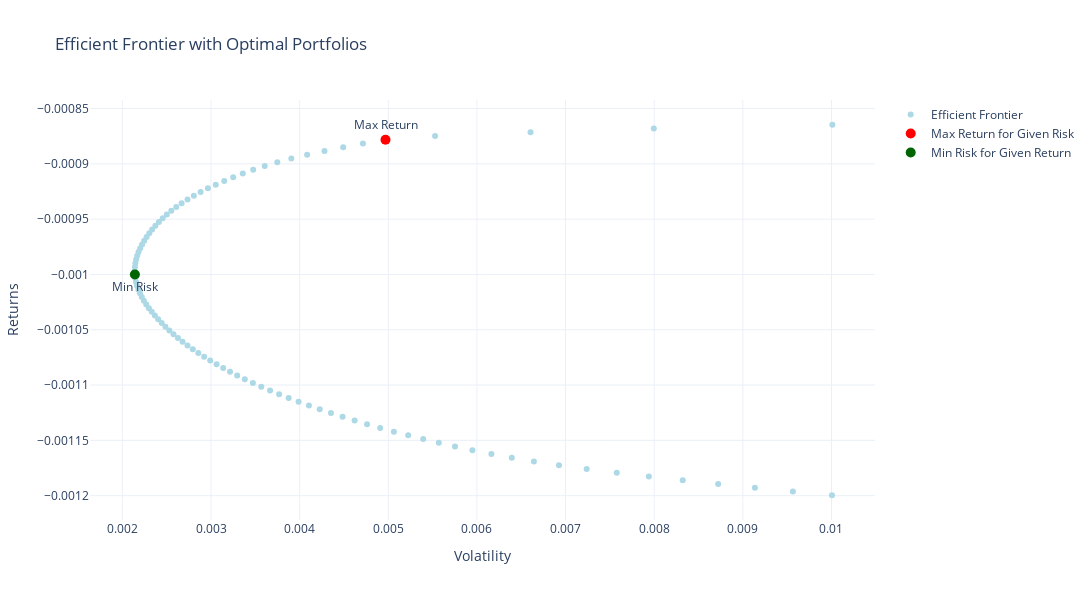

The code cell stored with this chart in its notebook:
### Code cell
import numpy as np
import pandas as pd
from scipy.optimize import minimize
import plotly.graph_objects as go

# Simulated market data
np.random.seed(42)
num_assets = 22
num_portfolios = 10000
stocks = [f"Stock {i+1}" for i in range(num_assets)]

# Simulating historical returns with a negative skew
returns = np.random.normal(loc=-0.001, scale=0.01, size=(num_assets, num_portfolios))
mean_returns = np.mean(returns, axis=1)
cov_matrix = np.cov(returns)

# Calculate portfolio performance
def portfolio_performance(weights, mean_returns, cov_matrix):
    returns = np.sum(mean_returns * weights)
    std = np.sqrt(np.dot(weights.T, np.dot(cov_matrix, weights)))
    return std, returns

# Generate portfolios across a range of target returns
target_returns = np.linspace(mean_returns.min(), mean_returns.max(), 100)

# Store all portfolios
all_portfolios = []

# Objective function to minimize (minimize volatility)
def objective(weights):
    return portfolio_performance(weights, mean_returns, cov_matrix)[0]

# Constraints: weights sum to 1 and achieve target return
def constraint1(weights):
    return np.sum(weights) - 1

def target_return_constraint(weights, target):
    return portfolio_performance(weights, mean_returns, cov_matrix)[1] - target

bounds = tuple((0, 1) for _ in range(num_assets))

# For each target return, find the portfolio with the minimum volatility
for t_ret in target_returns:
    constraints = [
        {'type': 'eq', 'fun': constraint1},
        {'type': 'eq', 'fun': lambda w: target_return_constraint(w, t_ret)}
    ]
    result = minimize(objective, num_assets * [1. / num_assets], method='SLSQP', bounds=bounds, constraints=constraints)
    if result.success:
        std, ret = portfolio_performance(result.x, mean_returns, cov_matrix)
        all_portfolios.append([std, ret, result.x])

# Data for plot
portfolios_df = pd.DataFrame(all_portfolios, columns=['Volatility', 'Returns', 'Weights'])
portfolios_df.sort_values('Volatility', inplace=True)

# Find optimal portfolios
target_volatility = 0.005  # Example target volatility
portfolio_max_return = portfolios_df[portfolios_df['Volatility'] <= target_volatility].nlargest(1, 'Returns')

target_return = -0.001  # Example target return
portfolio_min_risk = portfolios_df[portfolios_df['Returns'] <= target_return].nsmallest(1, 'Volatility')

# Display portfolio compositions
def display_portfolio_composition(portfolio, title):
    weights = np.round(portfolio.iloc[0]['Weights'] * 100, 2)
    composition_df = pd.DataFrame(weights, index=stocks, columns=['Weight %'])
    print(f"{title} Portfolio Composition:\n{composition_df}\n")

display_portfolio_composition(portfolio_max_return, "Maximum Return")
display_portfolio_composition(portfolio_min_risk, "Minimum Risk")

# Plotting
trace_all = go.Scatter(
    x=portfolios_df['Volatility'], 
    y=portfolios_df['Returns'], 
    mode='markers', 
    marker=dict(color='LightBlue'), 
    name='Efficient Frontier'
)

trace_max_return = go.Scatter(
    x=portfolio_max_return['Volatility'], 
    y=portfolio_max_return['Returns'], 
    mode='markers+text', 
    marker=dict(color='red', size=10), 
    name='Max Return for Given Risk', 
    text="Max Return", 
    textposition="top center"
)

trace_min_risk = go.Scatter(
    x=portfolio_min_risk['Volatility'], 
    y=portfolio_min_risk['Returns'], 
    mode='markers+text', 
    marker=dict(color='DarkGreen', size=10), 
    name='Min Risk for Given Return', 
    text="Min Risk", 
    textposition="bottom center"
)

layout = go.Layout(
    title='Efficient Frontier with Optimal Portfolios',
    xaxis=dict(title='Volatility'),
    yaxis=dict(title='Returns'),
    template='plotly_white',
    width=1200,
    height=600
)

fig = go.Figure(data=[trace_all, trace_max_return, trace_min_risk], layout=layout)
fig.show()

### Figure 1 — Plotly figure (JSON) as saved in the notebook; plotly's stock layout.template omitted (floating-point values rounded to 4 significant figures)
{"data": [{"marker": {"color": "LightBlue"}, "mode": "markers", "name": "Efficient Frontier", "type": "scatter", "x": [0.00214, 0.002141, 0.002142, 0.002146, 0.002147, 0.002154, 0.002155, 0.002165, 0.002167, 0.00218, 0.002182, 0.002198, 0.0022, 0.002219, 0.002222, 0.002243, 0.002246, 0.002269, 0.002273, 0.002299, 0.002303, 0.002331, 0.002336, 0.002366, 0.002372, 0.002404, 0.002412, 0.002444, 0.002455, 0.002486, 0.002501, 0.00253, 0.002552, 0.002577, 0.002608, 0.002626, 0.002668, 0.002679, 0.002735, 0.002735, 0.002794, 0.002806, 0.002857, 0.002882, 0.002922, 0.002965, 0.002991, 0.003054, 0.003063, 0.003137, 0.003149, 0.003214, 0.00325, 0.003295, 0.003358, 0.003381, 0.003472, 0.003476, 0.003567, 0.003606, 0.003666, 0.003748, 0.003768, 0.003876, 0.003906, 0.003988, 0.004084, 0.004104, 0.004226, 0.00428, 0.004353, 0.004484, 0.004491, 0.00462, 0.004714, 0.00476, 0.004908, 0.004968, 0.005063, 0.005225, 0.005394, 0.005528, 0.00557, 0.005752, 0.005949, 0.006163, 0.006393, 0.006605, 0.006643, 0.006925, 0.007238, 0.007577, 0.00794, 0.007996, 0.008322, 0.008722, 0.009136, 0.009564, 0.01001, 0.01001], "y": [-0.0009968, -0.001, -0.0009932, -0.001003, -0.0009898, -0.001007, -0.0009865, -0.00101, -0.0009831, -0.001014, -0.0009797, -0.001017, -0.0009763, -0.00102, -0.0009729, -0.001024, -0.0009695, -0.001027, -0.0009662, -0.00103, -0.0009628, -0.001034, -0.0009594, -0.001037, -0.000956, -0.001041, -0.0009526, -0.001044, -0.0009492, -0.001047, -0.0009459, -0.001051, -0.0009425, -0.001054, -0.0009391, -0.001058, -0.0009357, -0.001061, -0.001064, -0.0009323, -0.001068, -0.0009289, -0.001071, -0.0009256, -0.001074, -0.0009222, -0.001078, -0.0009188, -0.001081, -0.001085, -0.0009154, -0.001088, -0.000912, -0.001091, -0.0009086, -0.001095, -0.001098, -0.0009053, -0.001102, -0.0009019, -0.001105, -0.0008985, -0.001108, -0.001112, -0.0008951, -0.001115, -0.0008917, -0.001118, -0.001122, -0.0008883, -0.001125, -0.001129, -0.000885, -0.001132, -0.0008816, -0.001135, -0.001139, -0.0008782, -0.001142, -0.001145, -0.001149, -0.0008748, -0.001152, -0.001156, -0.001159, -0.001162, -0.001166, -0.0008714, -0.001169, -0.001173, -0.001176, -0.001179, -0.001183, -0.000868, -0.001186, -0.001189, -0.001193, -0.001196, -0.0012, -0.0008647]}, {"marker": {"color": "red", "size": 10}, "mode": "markers+text", "name": "Max Return for Given Risk", "text": "Max Return", "textposition": "top center", "type": "scatter", "visible": true, "x": [0.004968], "y": [-0.0008782]}, {"marker": {"color": "DarkGreen", "size": 10}, "mode": "markers+text", "name": "Min Risk for Given Return", "text": "Min Risk", "textposition": "bottom center", "type": "scatter", "x": [0.002141], "y": [-0.001]}], "layout": {"dragmode": "pan", "height": 600, "title": {"text": "Efficient Frontier with Optimal Portfolios"}, "width": 1200, "xaxis": {"autorange": false, "range": [0.001635, 0.01049], "title": {"text": "Volatility"}, "type": "linear"}, "yaxis": {"autorange": false, "range": [-0.001222, -0.0008423], "title": {"text": "Returns"}, "type": "linear"}}}
